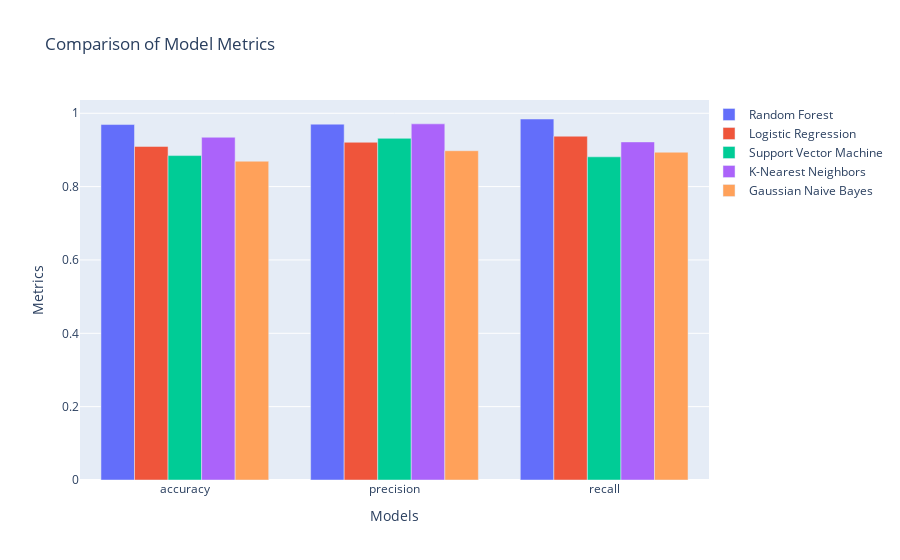

Source (notebook cell):
### Code cell
import plotly.graph_objects as go

def plot_model_comparison(compare_metrics):
    """
    Create a Plotly bar chart to compare model metrics for different models.

    Parameters:
        compare_metrics (pd.DataFrame): DataFrame containing model metrics as columns and models as rows.

    Returns:
        plotly.graph_objects.Figure: A Plotly figure representing the model comparison.
    """
    # Create a Plotly figure
    fig = go.Figure()

    # Loop through the columns to add bar traces for each metric
    for metric in compare_metrics.columns:
        # Convert metric values to percentages and round to two decimal places for hover text
        hover_values = (compare_metrics[metric] * 100).round(2).tolist()
        hovertext = [f"{metric}: {value:.2f}%" for value in hover_values]

        # Add a bar trace for the current metric
        fig.add_trace(go.Bar(
            x=compare_metrics.index,
            y=compare_metrics[metric],
            name=metric,
            hovertext=hovertext
        ))

    # Update the layout
    fig.update_layout(
        title='Comparison of Model Metrics',  # Title of the plot
        xaxis_title='Models',  # Label for the x-axis
        yaxis_title='Metrics',  # Label for the y-axis
        barmode='group',  # 'group' for grouped bars, 'stack' for stacked bars
        legend=dict(x=1, y=1),  # Legend position
        paper_bgcolor='rgba(0,0,0,0)'  # Transparent background for the plot
    )

    return fig


compare_metrics = pd.DataFrame(model_metrics)
fig = plot_model_comparison(compare_metrics)
fig.show()

### Figure 1 — Plotly figure (JSON) as saved in the notebook; plotly's stock layout.template omitted (floating-point values rounded to 4 significant figures)
{"data": [{"hovertext": ["Random Forest: 96.92%", "Random Forest: 97.03%", "Random Forest: 98.44%"], "name": "Random Forest", "type": "bar", "x": ["accuracy", "precision", "recall"], "y": [0.9692, 0.9703, 0.9844]}, {"hovertext": ["Logistic Regression: 90.96%", "Logistic Regression: 92.09%", "Logistic Regression: 93.75%"], "name": "Logistic Regression", "type": "bar", "x": ["accuracy", "precision", "recall"], "y": [0.9096, 0.9209, 0.9375]}, {"hovertext": ["Support Vector Machine: 88.46%", "Support Vector Machine: 93.17%", "Support Vector Machine: 88.12%"], "name": "Support Vector Machine", "type": "bar", "x": ["accuracy", "precision", "recall"], "y": [0.8846, 0.9317, 0.8812]}, {"hovertext": ["K-Nearest Neighbors: 93.46%", "K-Nearest Neighbors: 97.12%", "K-Nearest Neighbors: 92.19%"], "name": "K-Nearest Neighbors", "type": "bar", "x": ["accuracy", "precision", "recall"], "y": [0.9346, 0.9712, 0.9219]}, {"hovertext": ["Gaussian Naive Bayes: 86.92%", "Gaussian Naive Bayes: 89.79%", "Gaussian Naive Bayes: 89.38%"], "name": "Gaussian Naive Bayes", "type": "bar", "x": ["accuracy", "precision", "recall"], "y": [0.8692, 0.8979, 0.8938]}], "layout": {"barmode": "group", "legend": {"x": 1, "y": 1}, "paper_bgcolor": "rgba(0,0,0,0)", "title": {"text": "Comparison of Model Metrics"}, "xaxis": {"title": {"text": "Models"}}, "yaxis": {"title": {"text": "Metrics"}}}}
